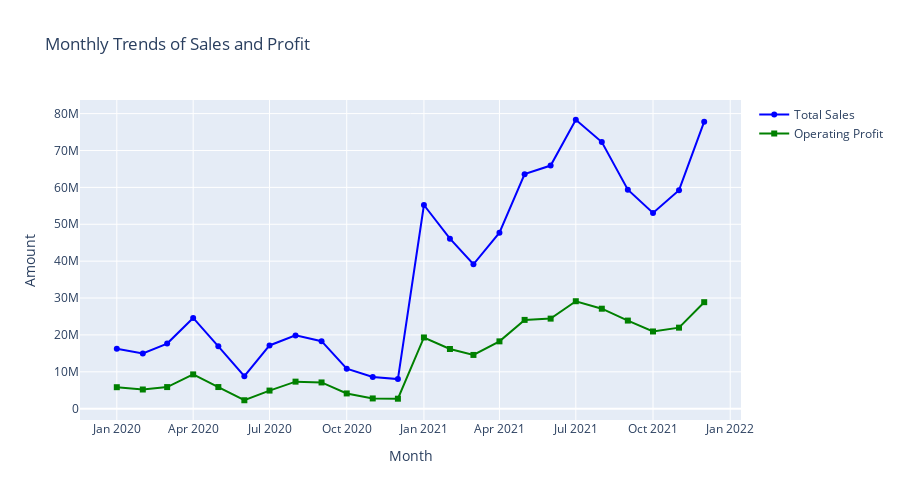

The cell this chart's notebook holds for it:
### Markdown cell above
# ***LINE CHART***
This code generates an interactive line chart using Plotly Graph Objects to show monthly trends in total sales and operating profit. The data is grouped by month, summing total sales and operating profit for each period. The chart features two distinct lines: a blue line with circular markers for total sales, and a green line with square markers for operating profit. Each point represents the aggregated value for a month. The x-axis is formatted to display month and year clearly, while the y-axis shows the dollar amounts. Hover tooltips provide detailed, formatted monetary values for each month. The unified hover mode allows users to see sales and profit figures simultaneously when hovering over a specific month, making it easy to compare their trends over time. This visualization effectively captures the financial performance and seasonality on a monthly scale.

### Code cell
#LINE CHART
import plotly.graph_objects as go
# Prepare data
monthly_trends = df.groupby(df['Invoice Date'].dt.to_period('M'))[['Total Sales', 'Operating Profit']].sum()
monthly_trends.index = monthly_trends.index.to_timestamp()
fig = go.Figure()
# Total Sales line
fig.add_trace(go.Scatter(
    x=monthly_trends.index,
    y=monthly_trends['Total Sales'],
    mode='lines+markers',
    name='Total Sales',
    line=dict(shape='linear', color='blue'),
    marker=dict(symbol='circle'),
    hovertemplate='Month: %{x|%b %Y}<br>Total Sales: %{y:$,.2f}<extra></extra>'
))
# Operating Profit line
fig.add_trace(go.Scatter(
    x=monthly_trends.index,
    y=monthly_trends['Operating Profit'],
    mode='lines+markers',
    name='Operating Profit',
    line=dict(shape='linear', color='green'),
    marker=dict(symbol='square'),
    hovertemplate='Month: %{x|%b %Y}<br>Operating Profit: %{y:$,.2f}<extra></extra>'
))
fig.update_layout(
    title='Monthly Trends of Sales and Profit',
    xaxis_title='Month',
    yaxis_title='Amount',
    xaxis=dict(tickformat='%b %Y'),
    hovermode='x unified',
    height=500,
    width=900,
)
fig.show()

### Figure 1 — Plotly figure (JSON) as saved in the notebook; plotly's stock layout.template omitted (floating-point values rounded to 4 significant figures)
{"data": [{"hovertemplate": "Month: %{x|%b %Y}<br>Total Sales: %{y:$,.2f}<extra></extra>", "line": {"color": "blue", "shape": "linear"}, "marker": {"symbol": "circle"}, "mode": "lines+markers", "name": "Total Sales", "type": "scatter", "x": ["2020-01-01T00:00:00.000000000", "2020-02-01T00:00:00.000000000", "2020-03-01T00:00:00.000000000", "2020-04-01T00:00:00.000000000", "2020-05-01T00:00:00.000000000", "2020-06-01T00:00:00.000000000", "2020-07-01T00:00:00.000000000", "2020-08-01T00:00:00.000000000", "2020-09-01T00:00:00.000000000", "2020-10-01T00:00:00.000000000", "2020-11-01T00:00:00.000000000", "2020-12-01T00:00:00.000000000", "2021-01-01T00:00:00.000000000", "2021-02-01T00:00:00.000000000", "2021-03-01T00:00:00.000000000", "2021-04-01T00:00:00.000000000", "2021-05-01T00:00:00.000000000", "2021-06-01T00:00:00.000000000", "2021-07-01T00:00:00.000000000", "2021-08-01T00:00:00.000000000", "2021-09-01T00:00:00.000000000", "2021-10-01T00:00:00.000000000", "2021-11-01T00:00:00.000000000", "2021-12-01T00:00:00.000000000"], "y": [16250000.0, 15000000.0, 17660000.0, 24610000.0, 16920000.0, 8830000.0, 17150000.0, 19880000.0, 18300000.0, 10840000.0, 8622000.0, 8027000.0, 55230000.0, 46100000.0, 39150000.0, 47730000.0, 63590000.0, 65920000.0, 78330000.0, 72290000.0, 59360000.0, 53070000.0, 59240000.0, 77820000.0]}, {"hovertemplate": "Month: %{x|%b %Y}<br>Operating Profit: %{y:$,.2f}<extra></extra>", "line": {"color": "green", "shape": "linear"}, "marker": {"symbol": "square"}, "mode": "lines+markers", "name": "Operating Profit", "type": "scatter", "x": ["2020-01-01T00:00:00.000000000", "2020-02-01T00:00:00.000000000", "2020-03-01T00:00:00.000000000", "2020-04-01T00:00:00.000000000", "2020-05-01T00:00:00.000000000", "2020-06-01T00:00:00.000000000", "2020-07-01T00:00:00.000000000", "2020-08-01T00:00:00.000000000", "2020-09-01T00:00:00.000000000", "2020-10-01T00:00:00.000000000", "2020-11-01T00:00:00.000000000", "2020-12-01T00:00:00.000000000", "2021-01-01T00:00:00.000000000", "2021-02-01T00:00:00.000000000", "2021-03-01T00:00:00.000000000", "2021-04-01T00:00:00.000000000", "2021-05-01T00:00:00.000000000", "2021-06-01T00:00:00.000000000", "2021-07-01T00:00:00.000000000", "2021-08-01T00:00:00.000000000", "2021-09-01T00:00:00.000000000", "2021-10-01T00:00:00.000000000", "2021-11-01T00:00:00.000000000", "2021-12-01T00:00:00.000000000"], "y": [5830000.0, 5207000.0, 5862000.0, 9301000.0, 5871000.0, 2293000.0, 4918000.0, 7339000.0, 7120000.0, 4139000.0, 2783000.0, 2712000.0, 19310000.0, 16190000.0, 14580000.0, 18260000.0, 24080000.0, 24420000.0, 29140000.0, 27110000.0, 23890000.0, 20940000.0, 21970000.0, 28880000.0]}], "layout": {"height": 500, "hovermode": "x unified", "title": {"text": "Monthly Trends of Sales and Profit"}, "width": 900, "xaxis": {"tickformat": "%b %Y", "title": {"text": "Month"}}, "yaxis": {"title": {"text": "Amount"}}}}
